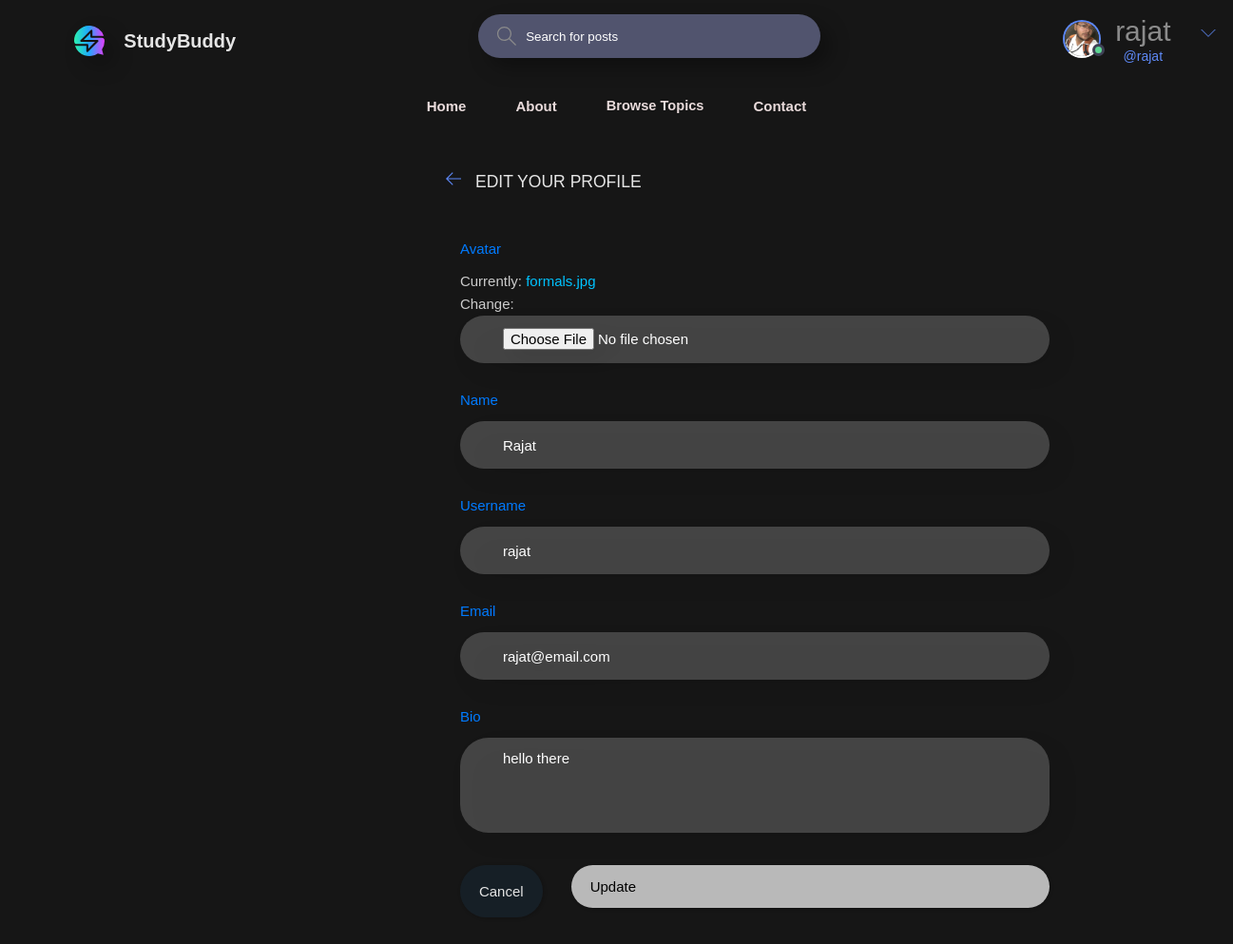
/update-user/ (signed in), run on the app's committed database.
### base/models.py (models this page shows)
class User(AbstractUser):
    name = models.CharField(max_length=200, null=True)
    email = models.EmailField(unique=True, null=True)
    bio = models.TextField(null=True)
    avatar = models.ImageField(null=True, default="avatar.svg")
    USERNAME_FIELD = 'email'
    REQUIRED_FIELDS = []

### base/views.py (the view)
# urls.py: path('update-user/', views.updateUser, name="update-user"),
@login_required(login_url='login')
def updateUser(request):
    user = request.user
    form = UserForm(instance=user)
    if request.method == 'POST':
        form = UserForm(request.POST, request.FILES, instance=user)
        if form.is_valid():
            form.save()
            return redirect('user-profile', pk=user.id)
    return render(request, 'base/update-user.html', {'form': form})

### base/forms.py
class UserForm(ModelForm):
    class Meta:
        model = User
        fields = ['avatar', 'name', 'username', 'email', 'bio']

### base/templates/base/update-user.html (shortened to what this page needs)
{% extends 'main.html' %}
{% block content %}
<main class="update-account layout">
  <div class="container">
    <div class="layout__box">
      <div class="layout__boxHeader">
        <div class="layout__boxTitle">
          <a href="{% url 'home' %}">
            <svg version="1.1" xmlns="http://www.w3.org/2000/svg" width="32" height="32" viewBox="0 0 32 32">
              <title>arrow-left</title>
              <path
                d="M13.723 2.286l-13.723 13.714 13.719 13.714 1.616-1.611-10.96-10.96h27.625v-2.286h-27.625l10.965-10.965-1.616-1.607z">
              </path>
            </svg>
          </a>
          <h3>Edit your profile</h3>
        </div>
      </div>
      <div class="layout__body">
        <form class="form" action="" method="POST" enctype="multipart/form-data">
          {% for field in form %}
          <div class="form__group">
            <label for="profile_pic">{{field.label}}</label>
            {{field}}
          </div>
          {% endfor %}
          <div class="form__action">
            <a class="btn btn--dark" href="{% url 'home' %}">Cancel</a>
            <button class="btn btn--main" type="submit">Update</button>
          </div>
        </form>
      </div>
    </div>
  </div>
</main>
{% endblock content %}

### templates/navbar.html (shortened to what this page needs)
{% load static %}
<header class="header header--loggedIn">
    <div class="container">
        <a class="header__logo">
            <img src="{% static 'images/logo.svg' %}" />
            <h1>StudyBuddy</h1>
        </a>
        <form class="header__search" method="GET" action="{% url 'home' %}">
            <label>
                <input name="q" placeholder="Search for posts" />
            </label>
        </form>
        <nav class="header__menu">
            {% if request.user.is_authenticated %}
            <div class="header__user">
                <a href="{% url 'update-user' %}">
                    <div class="avatar avatar--medium active">
                        <img src="{{request.user.avatar.url}}" />
                    </div>
                    <p>{{request.user.username}} <span>@{{request.user.username}}</span></p>
                </a>
                <button class="dropdown-button">
                    <svg version="1.1" xmlns="http://www.w3.org/2000/svg" width="32" height="32" viewBox="0 0 32 32">
                        <title>chevron-down</title>
                        <path d="M16 21l-13-13h-3l16 16 16-16h-3l-13 13z"></path>
                    </svg>
                </button>
            </div>
            {% else %}
            <a href="{% url 'login' %}" class="login-button">
                <img src="{% static 'images/avatar.svg' %}" class="avatar-image" />
                <p><b>Login</b></p>
            </a>
            {% endif %}
        </nav>
    </div>
</header>

### data on the page
User: user.avatar (picture), user.username "rajat", form "Rajat" "rajat" "rajat@email.com" "hello there"

### other printed values
{{ field.label }} "Avatar" "Name" "Username" "Email" "Bio"
